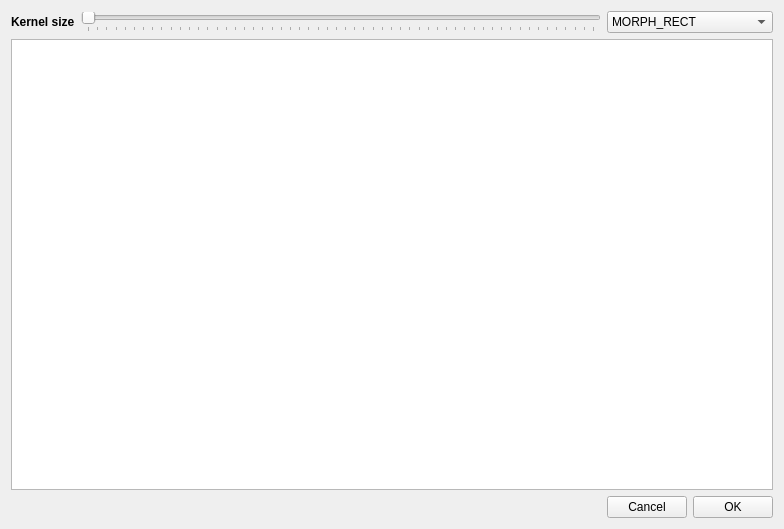
<?xml version="1.0" encoding="UTF-8"?>
<ui version="4.0">
 <class>CVActionDilateView</class>
 <widget class="CVActionView" name="CVActionDilateView">
  <property name="geometry">
   <rect>
    <x>0</x>
    <y>0</y>
    <width>784</width>
    <height>529</height>
   </rect>
  </property>
  <property name="windowTitle">
   <string>CVActionDilateView</string>
  </property>
  <layout class="QGridLayout" name="gridLayout">
   <item row="3" column="3">
    <widget class="QPushButton" name="okButton">
     <property name="text">
      <string>OK</string>
     </property>
    </widget>
   </item>
   <item row="2" column="0" colspan="4">
    <widget class="QGraphicsView" name="graphicsView"/>
   </item>
   <item row="0" column="0">
    <widget class="QLabel" name="label">
     <property name="font">
      <font>
       <weight>75</weight>
       <bold>true</bold>
      </font>
     </property>
     <property name="text">
      <string>Kernel size</string>
     </property>
    </widget>
   </item>
   <item row="0" column="1">
    <widget class="QSlider" name="kernelSizeSlider">
     <property name="minimum">
      <number>1</number>
     </property>
     <property name="maximum">
      <number>111</number>
     </property>
     <property name="singleStep">
      <number>2</number>
     </property>
     <property name="pageStep">
      <number>10</number>
     </property>
     <property name="value">
      <number>1</number>
     </property>
     <property name="sliderPosition">
      <number>1</number>
     </property>
     <property name="tracking">
      <bool>true</bool>
     </property>
     <property name="orientation">
      <enum>Qt::Horizontal</enum>
     </property>
     <property name="tickPosition">
      <enum>QSlider::TicksBelow</enum>
     </property>
     <property name="tickInterval">
      <number>2</number>
     </property>
    </widget>
   </item>
   <item row="3" column="2">
    <widget class="QPushButton" name="cancelButton">
     <property name="text">
      <string>Cancel</string>
     </property>
    </widget>
   </item>
   <item row="0" column="2" colspan="2">
    <widget class="QComboBox" name="morphShapeComboBox">
     <item>
      <property name="text">
       <string>MORPH_RECT</string>
      </property>
     </item>
     <item>
      <property name="text">
       <string>MORPH_CROSS</string>
      </property>
     </item>
     <item>
      <property name="text">
       <string>MORPH_ELLIPSE</string>
      </property>
     </item>
    </widget>
   </item>
  </layout>
 </widget>
 <layoutdefault spacing="6" margin="11"/>
 <customwidgets>
  <customwidget>
   <class>CVActionView</class>
   <extends>QWidget</extends>
   <header>cvactionview.h</header>
   <container>1</container>
  </customwidget>
 </customwidgets>
 <resources/>
 <connections/>
</ui>
